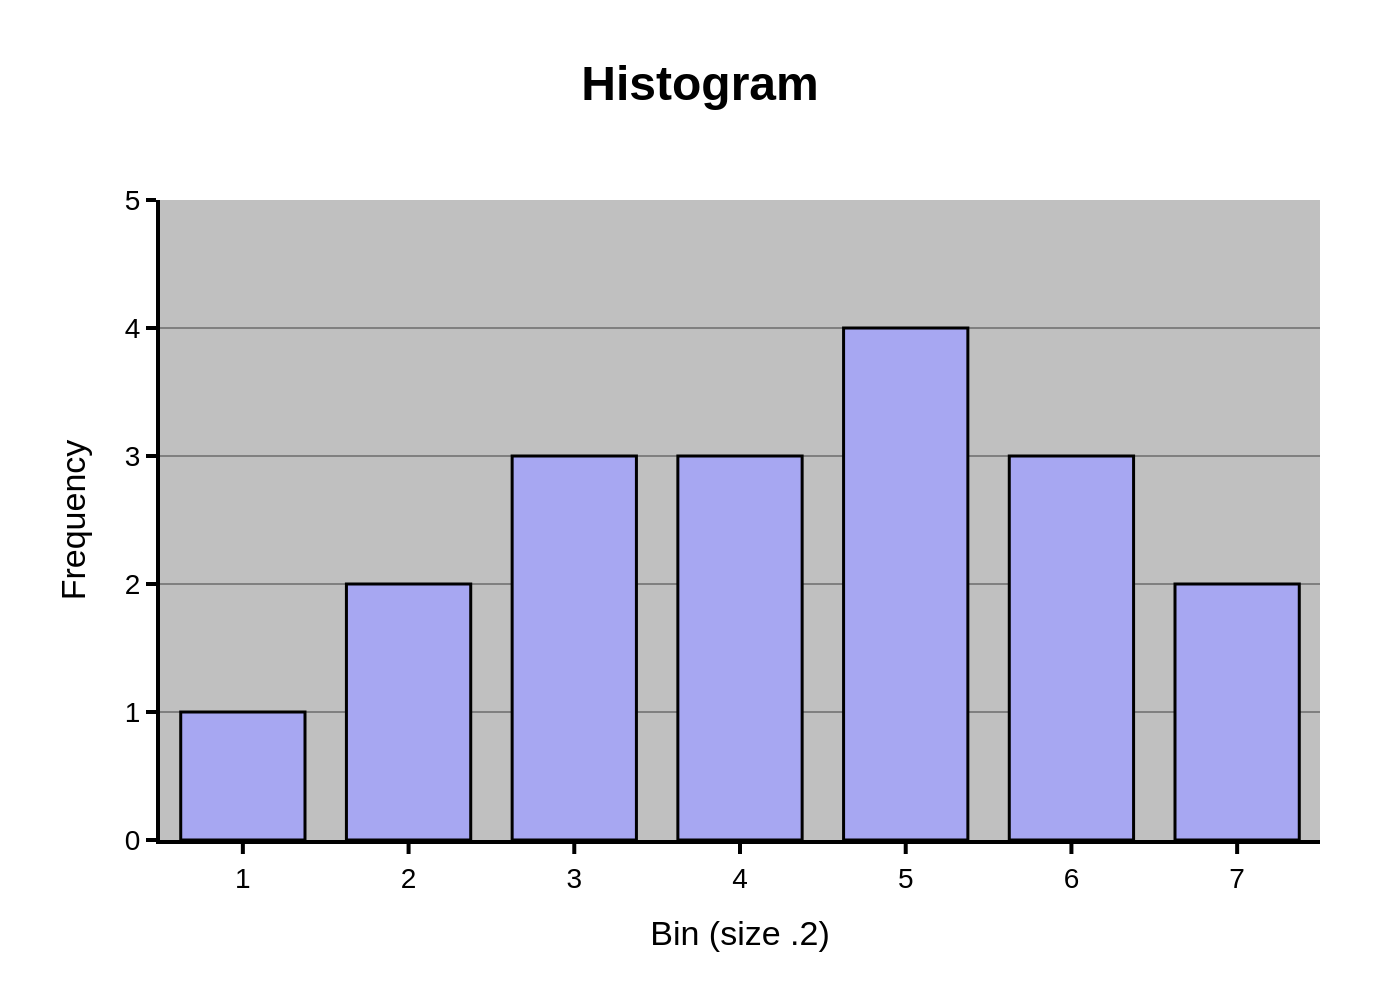

This figure's Python source:
import sys
import json
import pathlib
import plotly.graph_objects as go

# Check if a file path is provided as a command-line argument
if len(sys.argv) < 2:
    print(f"Usage: python {sys.argv[0]} <json_file_path>")
    sys.exit(1)

json_path = sys.argv[1]

# Read the JSON data file
try:
    with open(json_path, 'r', encoding='utf-8') as f:
        chart_data = json.load(f)
except FileNotFoundError:
    print(f"Error: JSON file not found at {json_path}")
    sys.exit(1)
except json.JSONDecodeError:
    print(f"Error: Could not decode JSON from {json_path}")
    sys.exit(1)

# Extract data, texts, and colors from the JSON object
data = chart_data.get('chart_data', [])
texts = chart_data.get('texts', {})
colors = chart_data.get('colors', [])

# Prepare data for Plotly
categories = [item['category'] for item in data]
values = [item['value'] for item in data]

# Create the figure
fig = go.Figure()

# Add the bar trace
fig.add_trace(go.Bar(
    x=categories,
    y=values,
    marker_color=colors[0] if colors else None,
    marker_line_color='black',
    marker_line_width=1.5
))

# Update layout to match the original image
fig.update_layout(
    title=dict(
        text=texts.get('title'),
        x=0.5,
        font=dict(
            family="Arial",
            size=24,
            color="black",
            weight="bold"
        )
    ),
    xaxis_title=texts.get('x_axis_title'),
    yaxis_title=texts.get('y_axis_title'),
    font=dict(
        family="Arial",
        size=14,
        color="black"
    ),
    plot_bgcolor='#C0C0C0',
    paper_bgcolor='white',
    showlegend=False,
    bargap=0.25,
    margin=dict(l=80, r=40, t=100, b=80),
    yaxis=dict(
        range=[0, 5],
        tickmode='linear',
        dtick=1,
        gridcolor='#808080',
        gridwidth=1,
        zeroline=False,
        showline=True,
        linewidth=2,
        linecolor='black',
        ticks='outside',
        tickwidth=2,
        tickcolor='black'
    ),
    xaxis=dict(
        showgrid=False,
        showline=True,
        linewidth=2,
        linecolor='black',
        ticks='outside',
        tickwidth=2,
        tickcolor='black'
    )
)

# Determine the output filename from the input JSON path
base_filename = pathlib.Path(json_path).stem
output_filename = f"{base_filename}.png"

# Write the image to a file
fig.write_image(output_filename, scale=2)

print(f"Chart saved as {output_filename}")
